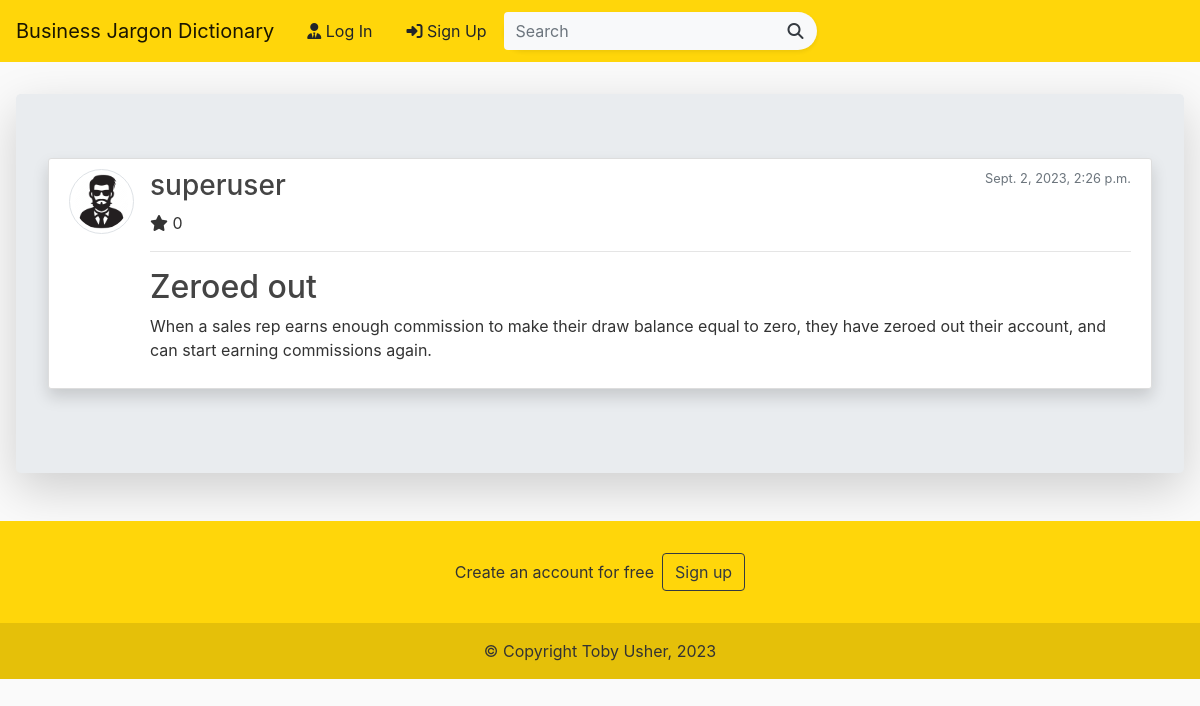
The app's page /definition/29/ with its own data.
### blog/models.py (models this page shows, shortened)
class Definition(models.Model):
	phrase = models.CharField(max_length=100)
	description = models.TextField()
	date_posted = models.DateTimeField(default=timezone.now)
	author = models.ForeignKey(User, on_delete=models.CASCADE)
	likes = models.ManyToManyField(User, related_name='definitions')
	categories = models.ManyToManyField(Category, related_name='definitions')
	def __str__(self) -> str:
		return self.phrase
	def total_likes(self):
		return self.likes.count()
	"""
	def clean(self):

		if self.categories.count() > 5:

			# Validation errors passed back to the form and displayed automatically for children
			# of CreateView and UpdateView
			raise ValidationError(
				"A definition can belong to at most five categories"
				)
	"""

### users/models.py (models this page shows, shortened)
class Profile(models.Model):
    user = models.OneToOneField(User, on_delete=models.CASCADE)
    image = models.ImageField(default='default.png', upload_to='profile_pics')

### blog/views.py (the view)
# urls.py: path('definition/<int:pk>/', DefinitionDetailView.as_view(), name='definition-detail'),
class DefinitionDetailView(DetailView):
    model = Definition
    template_name = 'blog/definition_detail.html'
    def get_context_data(self, **kwargs):
            definition = get_object_or_404(Definition, id=self.kwargs['pk'])
            context = super().get_context_data(**kwargs)
            context['title'] = f"{definition} definition"
            context['total_likes'] = definition.total_likes()
            return context

### blog/templates/blog/definition_detail.html
{% extends "blog/base.html" %}
{% block content %}
<div class="jumbotron mt-3 shadow-lg">
<article class="media content-section shadow ">
   <a href="{{ object.author.profile.image.url }} " target="_blank"> <img src="{{ object.author.profile.image.url }}  " alt="" class="article-img rounded-circle img-thumbnail img-fluid">
   </a>
    <div class="media-body">
      <div class="">
        <div class="d-flex justify-content-between">
        <a class="mr-2 mt-0 mb-0  text-dark" href="{% url 'user-definitions' object.author.username  %}"><h3>{{ object.author }}</h3></a>
        <small class="text-muted  text-align-right">{{ object.date_posted }}</small>
        </div>
        {% if user.is_authenticated %}
          {% if object.author != user %}
            <form class="like-form" action="{% url 'definition-like' definition.pk %}" method="POST">
              {% csrf_token %}
              <input type="hidden" name="definition_id" value="{{ definition.id }}">
              {% if user in definition.likes.all %}
              <button type="submit" class="btn btn-warning btn-d">
                <i class="fas fa-star"></i>
                  <span class="like-count">{{ definition.total_likes }}</span>
              </button>
              {% else %}
              <button type="submit" class="btn btn-outline-dark btn-d">
              <i class="fas fa-star"></i>
                <span class="like-count">{{ definition.total_likes }}</span>
              </button>
              {% endif %}
            </form>
          {% endif %}
          {% if object.author == user %}
            <div>
              <a class="btn btn-secondary btn-sm mt-1 mb-1" href="{% url 'definition-update' object.id %}">Update</a>
              <a class="btn btn-danger btn-sm mt-1 mb-1" href="{% url 'definition-delete' object.id %}">Delete</a>
            </div>
          {% endif %}
        {% else %}
          <div>
            <i class="fas fa-star"></i>
              <span class="like-count">{{ definition.total_likes }}</span>
          </div>
        {% endif %}
        <hr>
      </div>
      <div>
        <h2>{{ object.phrase }}</h2>
        <p>{{ object.description }}</p>
      </div>
    </div>
  </article>
{% endblock content %}

### blog/static/blog/main.css (style rules this page uses)
body { background: #fafafa; color: #333333; margin-top: 0; position: relative; min-height: 100vh; display: flex; flex-direction: column; }
h1, h2, h3, h4, h5, h6 { color: #444444; }
.content-section { background: #ffffff; padding: 10px 20px; border: 1px solid #dddddd; border-radius: 3px; margin-bottom: 20px; }
.article-img { height: 65px; width: 65px; margin-right: 16px; }

### records on screen
Definition: author.profile.image (placeholder picture), author "superuser", date_posted "Sept. 2, 2023, 2:26 p.m.", total_likes "0", phrase "Zeroed out", description "When a sales rep earns enough commission to make their draw balance equal to zero, they have zeroed out their account, and can start earning commissions again."
